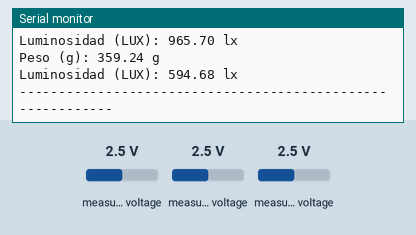
Recording of a sketch running on a simulated ESP32. Shown: the last lines printed to the serial monitor. The test bench sets the inputs (shaded band); at power-on: measured voltage 2.5 V.

Above: at 1.2 s.
1.3 s: measured voltage (sensor 200) set to 0.1 V
2.8 s: measured voltage (sensor 201) set to 0.1 V
At 4.0 s:
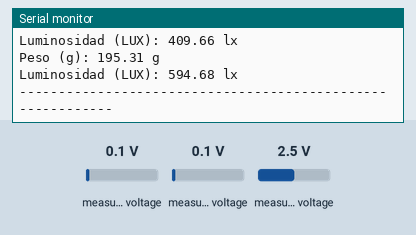
4.3 s: measured voltage (sensor 202) set to 0.1 V
At 5.7 s:
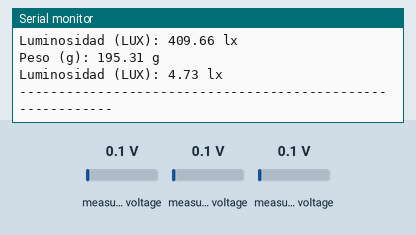
5.8 s: measured voltage (sensor 200) set to 1.2 V
7.3 s: measured voltage (sensor 201) set to 1.2 V
At 8.2 s:
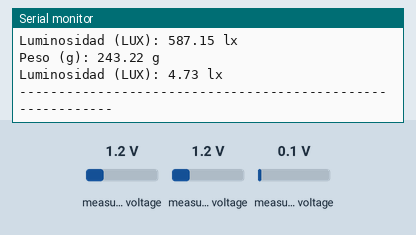
8.8 s: measured voltage (sensor 202) set to 1.2 V
At 9.8 s:
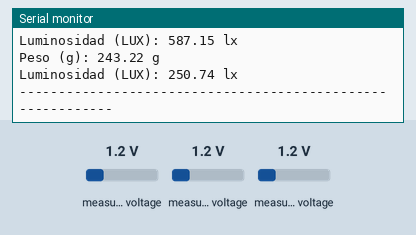
Timing chart, 0 to 11.3 s (numbered marks = the images above; inputs shaded):
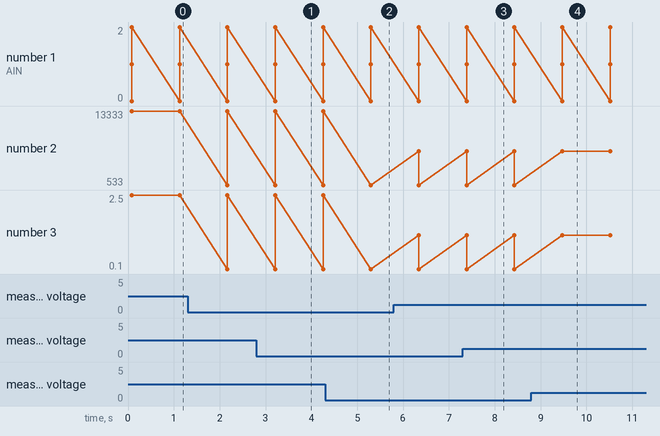

The sketch:

Emulaciones.ino
```cpp
#include <Wire.h>
#include <Adafruit_ADS1X15.h>

Adafruit_ADS1115 ads;

// ---------------- FUNCIONES ----------------

// Convierte un voltaje a lux y devuelve un mensaje formateado
String calcularLuxFotorresistencia(float volts) {
  float lux =  (3717.988649/(5.481759-volts))-281.186480;

  // Crear el mensaje
  String mensaje = "Luminosidad (LUX): ";
  mensaje += String(lux, 2);   // 2 decimales es suficiente para lux
  mensaje += " lx";

  return mensaje;
}


String calcularLuxFotodiodo(float volts) {
  float lux =  (49968.732877/(15.608029-volts))-3217.375803;

  // Crear el mensaje
  String mensaje = "Luminosidad (LUX): ";
  mensaje += String(lux, 2);   // 2 decimales es suficiente para lux
  mensaje += " lx";

  return mensaje;
}


String calcularPesoGalgaResistiva(float volts) {
  float peso = (732.528382/(4.787676-volts))+39.040351;

  // Crear el mensaje
  String mensaje = "Peso (g): ";
  mensaje += String(peso, 2);   // 2 decimales es suficiente para lux
  mensaje += " g";

  return mensaje;
}

// ---------------- SETUP ----------------

void setup() {
  Serial.begin(115200);
  delay(50);

  Wire.begin(21, 22); // Pines I2C para ESP32

  Serial.println("Inicializando ADS1115...");

  if (!ads.begin()) {
    Serial.println("Error: No se pudo inicializar el ADS1115.");
    while (1) { delay(10); }
  }

  Serial.println("ADS1115 listo para medir.");
  Serial.println("-----------------------------------------------------------");
}

// ---------------- LOOP ----------------

void loop() {
  // Lecturas de los canales A0, A1 y A2
  int16_t adc0 = ads.readADC_SingleEnded(0);
  int16_t adc1 = ads.readADC_SingleEnded(1);
  int16_t adc2 = ads.readADC_SingleEnded(2);

  // Conversión a voltios
  float volts0 = ads.computeVolts(adc0);
  float volts1 = ads.computeVolts(adc1);
  float volts2 = ads.computeVolts(adc2);

  float volts00 = (adc0 * 6.144) / 32767.0;

  // Impresión de valores crudos y convertidos
  Serial.println("Lecturas actuales:");
  Serial.print("AIN0: "); Serial.print(adc0); Serial.print("\t"); Serial.print(volts00, 4); Serial.println(" V");
  Serial.print("AIN1: "); Serial.print(adc1); Serial.print("\t"); Serial.print(volts1, 4); Serial.println(" V");
  Serial.print("AIN2: "); Serial.print(adc2); Serial.print("\t"); Serial.print(volts2, 4); Serial.println(" V");

  Serial.println("-----------------------------------------------------------");
  // Evaluar cada canal con la función calcularLux()
  Serial.println(calcularLuxFotorresistencia(volts0));
  Serial.println(calcularPesoGalgaResistiva(volts1));
  Serial.println(calcularLuxFotodiodo(volts2));

  Serial.println("-----------------------------------------------------------");
  delay(1000);
}
```

Measured:
- after the input at 2.8 s, the serial monitor: prints a new line after 0.41 s (image 1)
- after the input at 4.3 s, the serial monitor: prints a new line after 1.0 s (image 2)
- after the input at 7.3 s, the serial monitor: prints a new line after 0.09 s (image 3)
- after the input at 8.8 s, the serial monitor: prints a new line after 0.67 s (image 4)
